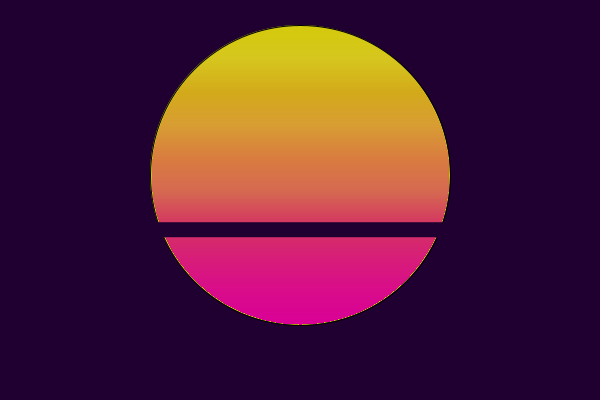
Frame 1 (no input)
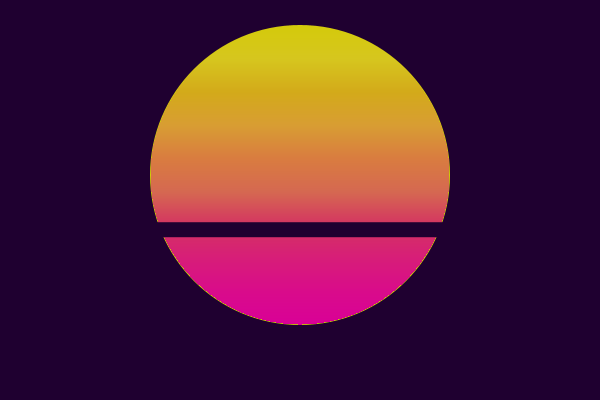
Frame 60 (the mouse pressed at the canvas centre just before this capture)
Frame 120 (the mouse held since frame 60 and released just before this capture): identical to frame 60, image omitted

The Processing sketch that drew these frames (run headless with seeded random() and noise(); from frame 60 on, the mouse is pressed at the canvas centre):

// Processing sketch: RetroSun
// ── RetroSun.pde
color bgColor = color(31, 0, 48);

// RGB colors
color[] sunColors = {
  color(212, 202, 11), 
  color(214, 198, 30), 
  color(211, 170, 26), 
  color(216, 157, 51), 
  color(217, 124, 64), 
  color(213, 104, 81), 
  color(212, 51, 98), 
  color(215, 29, 121), 
  color(217, 11, 139), 
  color(217, 0, 151)
};

void setup() {
  // 1. Set the size of your sketch
  size(600,400);
}


void draw() {
  // 2. Draw the bgColor background color
background(bgColor);
  /*
   * PART 1: Drawing the sun
   */
   fill(sunColors[0]);
ellipse(300,175,300,300);

noStroke();
  // Draw an ellipse for the sun in the center of the window
  // Use fill(sunColors[0]) to make it yellow
  // Use noStroke() to remove the black outline

  // Do you see a yellow sun like in the 1st image?
  // If not, fix your code before proceeding.

  /*
   * PART 2: Drawing a color gradient on the sun
   *
   * This will make the sun have gradually different colors from the 
   * top to bottom
   */

  // Call the loadPixels() method to put all the pixel colors into
  // the pixels[] array
  // https://processing.org/reference/loadPixels_.html
loadPixels();
  // Loop through all the pixels in your window.
  // By default, a pixel is a 1x1 colored square, so if the window width is 600 
  // and the height is 400 (600x400), then there are 600 * 400 = 240,000 pixels 
  for(int i = 0; i<pixels.length;i++){
    if(pixels[i]==sunColors[0]){
      int y = i / width;
float step = map(y, 25, 325, 0, 1);
 color colorSafe = interpolateColor(sunColors, step);
 pixels[i] = colorSafe;
    }

  }
    updatePixels();
    
    

    // We want to change the color of our sun so use an if statement
    // to check if the pixel is the color of the yellow circle. 

      // If it's the same color we need to map the pixel to a
      // color in our sunColors[] array (see 2nd gradient image)

      // The top of the sun is yellow (sunColors[0]) and the bottom
      // of the sun is red (sunColors[sunColors.length - 1]

      // In order to get the right color, the y value from the top of
      // the sun to the bottom has to be mapped to a range from 0 to 1.
      // Use the map() function to do that:
      // int y = i / width;
      // float step = map(y, sunTopY, sunBottomY, 0, 1);

      // Call interpolateColor(sunColors, step) and save the color
      // variable that's returned

      // Set pixels[i] to the returned color 


  // Call updatePixels() after your loop through all the pixels to
  // update the pixel colors
  // https://processing.org/reference/updatePixels_.html

  /*
   * PART 3: Drawing the missing sections at the bottom of the sun
   *
   * The missing parts of the sun are created by drawing rectangles
   * over the sun with the same color as the background.
   */

  // Set the fill color to the background color
 fill(bgColor);
  // To draw each rectangle we need to find its x, y, width, height
  // *The y position can be any value within the sun:
  float y = (width / 2.7);
  // *The height can be any value you choose:
     float h = 15;
  // *The x position can be the center of the sun's x position minus the radius:
     float x = 300 - 150;
  // * The width can be 2 times the radius
     float w = 2 * 150;
rect(x,y,w,h);

  // Do you see a section missing from the sun like in the 3rd image?


  /*
   * PART 4: Moving the missing sun sections
   *
   * To move a section upwards each rectangle's y value needs to decrease.
   * To make the section get smaller, its height needs to also decrease.
   */

  // Decrease the y variable of the rectangular section created in PART 3.
  // If there isn't a variable, declare a float variable OUTSIDE of the
  // draw function AND initialize it in the setup() function.
y--;
  y--;
  y--;
  // Do you see the rectangle moving upwards?

  // Pick a y positon to be the location when the sections stop moving up.
  // If the rectangle's y positon is above this, move the rectangle's
  // y position back to the bottom of the sun.

  // Does the rectangle move back to the bottom?

  // Decrease the the height of the rectangle as it moves upwards.
  // Similar to the y positon, a float variable for the height needs to be
  // created if it doesn't already exist.

  // Adjust the amount to decrease so that it disappears close to the top.

  // Add code to reset the height of the rectangle when it moves back to
  // the bottom of the sun.

  /*
   * PART 5: Managing the missing sun sections
   *
   * Using a list to manage moving multiple missing sun sections 
   */

  // Figure out how to create the other missing sun sections using the
  // code you wrote for the 1 missing sun section.
  // *HINT* You can use the Rectangle class defined below to create
  //        a list of Rectangles.


  /*
   * PART 6: Adding extras
   *
   * If you want to make your retro sun look more unique, try adding
   * reflections and stars.
   * See the Retro Sun webpage on the League level 3 website
   * for example code and classes.
   */
//}

// Placed here so it can be used by all classes
// Variable step should be between 0 and 1, inclusive
}
color interpolateColor(color[] arr, float step) {
  int sz = arr.length;

  if (sz == 1 || step <= 0.0) {
    return arr[0];
  } else if (step >= 1.0) {
    return arr[sz - 1];
  }

  float scl = step * (sz - 1);
  int i = int(scl);

  return lerpColor(arr[i], arr[i + 1], scl - i);
}

// Feel free to use this class to create a list of missing
// sections in the sun, for example:
// ArrayList<Rectangle> sections = new ArrayList<Rectangle>();
class Rectangle {
  float x, y, w, h;

  Rectangle(float x, float y, float w, float h) {
    this.x = x;
    this.y = y;
    this.w = w;
    this.h = h;
  }
}
